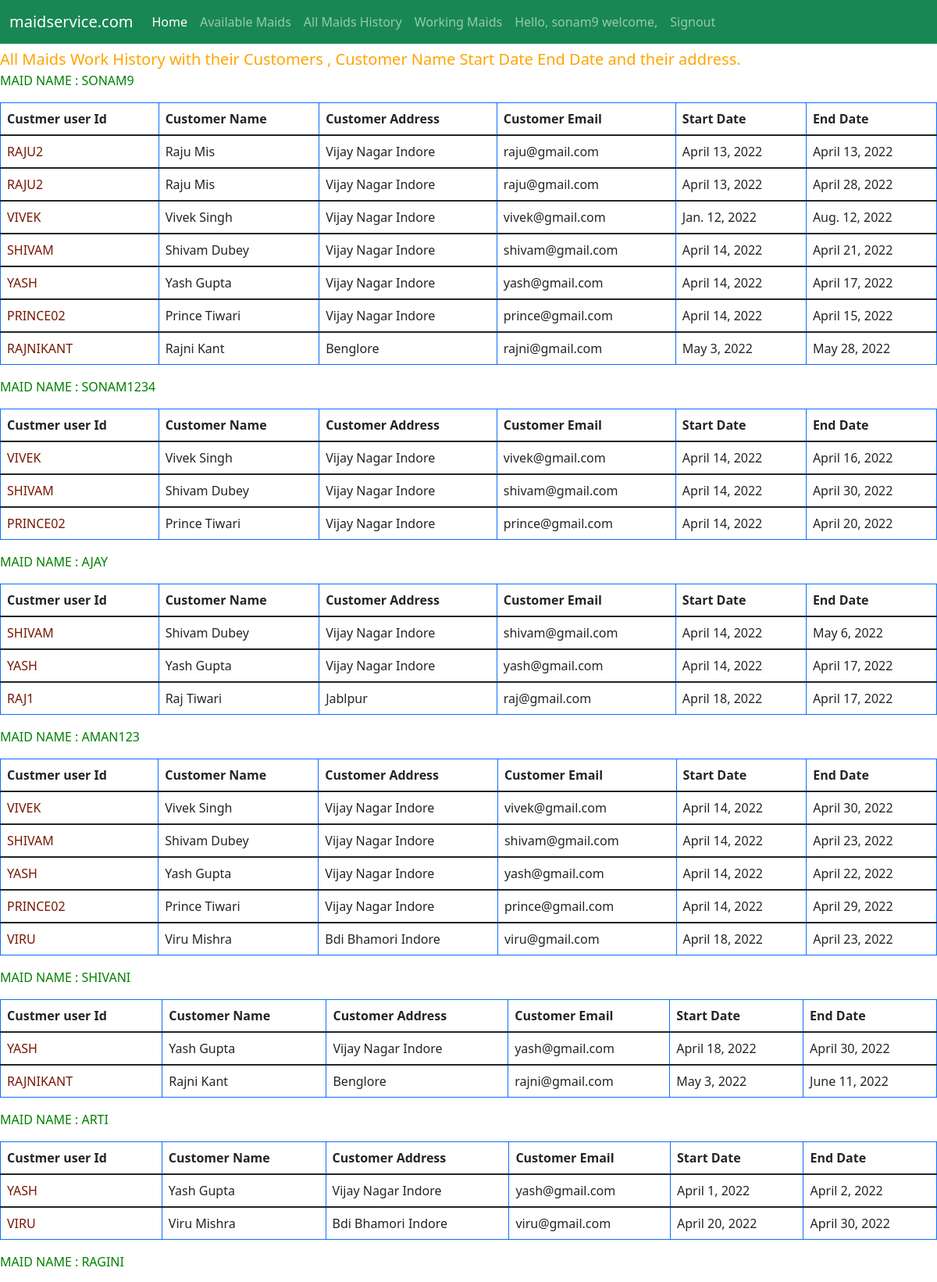
Page /maid/history/ (signed in, upper part) on the committed database.
### maid/models.py (models this page shows, shortened)
class UserProfile(models.Model):
	role = [
		('customer','customer'),
		('maid','maid'),
	]
	user = models.OneToOneField(User, on_delete=models.CASCADE)
	user_role = models.CharField(max_length=30,choices = role,default='customer')
	addhar = models.IntegerField(null = True,blank = True)
	mobile_number = models.IntegerField()
	address = models.CharField(max_length=200)
	work_type  = models.CharField(max_length=30,null=True,blank = True)
	def __str__(self):
		return self.user.username

class MaidAssign(models.Model):
	user_customer = models.ForeignKey(User,on_delete=models.CASCADE,related_name = 'customer_user')
	maid_user = models.ForeignKey(User,on_delete=models.CASCADE)
	start_date = models.DateField()
	end_date = models.DateField()
	updated_date = models.DateField(null = True)
	is_working = models.BooleanField(default=False,null = True,blank = True)

### maid/views.py (the view)
# urls.py: path('history/',views.work_history_of_maid, name = 'maid_work_history'),
def work_history_of_maid(request):
	maids = UserProfile.objects.filter(user_role = 'maid')
	list_of_maid_with_customer = []
	for maid in maids:
		list_of_maid_with_customer.append({maid:maid.user.maidassign_set.all()})
	return render(request,'maid/maid_work_history.html',{'list_of_maid_with_customer':list_of_maid_with_customer})

### maid/templates/maid/maid_work_history.html (shortened to what this page needs)
{% extends "maid/base.html" %}
{% block content %}
	<div style="color : orange; font-size: 20px;">
		<marquee behavior="alternate" direction="left">All Maids Work  History with their Customers , Customer Name Start Date End Date and their address.</marquee>
	</div>
	{% for customer in list_of_maid_with_customer%}
		{% for key, value in customer.items %}
			<p style="text-transform : uppercase; color: green;">Maid Name :  {{ key }} </p>
			<table class="table table-bordered border-primary">
				<thead>
					<tr>
						<th scope="col">Custmer user Id</th>
						<th scope="col">Customer Name</th>
						<th scope="col">Customer Address </th>
						<th scope="col">Customer Email </th>
						<th scope="col">Start Date</th>
						<th scope="col">End Date</th>
					</tr>
				</thead>
				{%for customer in value%}
					{% with current_customer=customer.user_customer %}
						<tbody>
							<tr>
								<td style="text-transform: uppercase; color: #761803 ;">{{current_customer.username}} </td>
								<td style="text-transform: capitalize;">{{current_customer.first_name}}  {{current_customer.last_name}}</td>
								<td style="text-transform: capitalize;">{{current_customer.userprofile.address}} </td>
								<td>{{current_customer.email}}</td>
								<td>{{customer.start_date}}</td>
								<td>{{customer.end_date}}</td>
							</tr>
						</tbody>
					{% endwith %}
				{%endfor%}
			</table>
		{% endfor %}
	{% endfor %}
{% endblock %}

### maid/templates/maid/base.html (shortened to what this page needs)
{% load static %}
<!DOCTYPE html>
<html>
	<head>
		{% block stylesheets %}
			<link href="https://cdn.jsdelivr.net/npm/bootstrap@5.1.3/dist/css/bootstrap.min.css" rel="stylesheet">
			<link rel="stylesheet" type="text/css" href="{% static 'maid/style.css' %}">
		{% endblock stylesheets %}
	</head>
	<body>
		<div  id="navbar_nav">
			<nav class="navbar navbar-expand-lg  navbar-dark bg-success">
				<div class="container-fluid">
					<a class="navbar-brand" href="/maid/">maidservice.com</a>
					<div class="collapse navbar-collapse" id="navbarNavAltMarkup">
						<div class="navbar-nav">
							<a class="nav-link active" aria-current="page" href="/maid/">Home</a>
							{% if user.is_authenticated %}
								<a class="nav-link" href="/maid/maid_work_detail/">Available Maids</a>
								<a class="nav-link" href="/maid/history/">All Maids History</a>
								<a class="nav-link" href="/maid/workedmaid">Working Maids</a>
								<a class="nav-link"> Hello, {{ request.user.username }} welcome,  </a>
								<a class="nav-link" href="/maid/logout/">Signout</a>
							{% else %}
								<a class="nav-link" href="/maid/login/">Login</a>
								<a class="nav-link" href="/maid/signup/">Sign Up</a>
							{% endif %}
						</div>
					</div>
				</div>
			</nav>
		</div>
		<div id="content">
			{% block content %}{% endblock %}
		</div>
	</body>
</html>

### maid/static/maid/style.css (style rules this page uses)
#content { padding-bottom: 15px; padding-top: 5px; width: 100%; }

### rows in the picture
UserProfile: user.username "SONAM9"
MaidAssign: user_customer.username "RAJU2", user_customer.first_name "Raju", user_customer.last_name "Mis", user_customer.userprofile.address "Vijay Nagar Indore", user_customer.email "raju@gmail.com", start_date "April 13, 2022", end_date "April 13, 2022"
MaidAssign: user_customer.username "RAJU2", user_customer.first_name "Raju", user_customer.last_name "Mis", user_customer.userprofile.address "Vijay Nagar Indore", user_customer.email "raju@gmail.com", start_date "April 13, 2022", end_date "April 28, 2022"
MaidAssign: user_customer.username "VIVEK", user_customer.first_name "Vivek", user_customer.last_name "Singh", user_customer.userprofile.address "Vijay Nagar Indore", user_customer.email "vivek@gmail.com", start_date "Jan. 12, 2022", end_date "Aug. 12, 2022"
MaidAssign: user_customer.username "SHIVAM", user_customer.first_name "Shivam", user_customer.last_name "Dubey", user_customer.userprofile.address "Vijay Nagar Indore", user_customer.email "shivam@gmail.com", start_date "April 14, 2022", end_date "April 21, 2022"
MaidAssign: user_customer.username "YASH", user_customer.first_name "Yash", user_customer.last_name "Gupta", user_customer.userprofile.address "Vijay Nagar Indore", user_customer.email "yash@gmail.com", start_date "April 14, 2022", end_date "April 17, 2022"
MaidAssign: user_customer.username "PRINCE02", user_customer.first_name "Prince", user_customer.last_name "Tiwari", user_customer.userprofile.address "Vijay Nagar Indore", user_customer.email "prince@gmail.com", start_date "April 14, 2022", end_date "April 15, 2022"
MaidAssign: user_customer.username "RAJNIKANT", user_customer.first_name "Rajni", user_customer.last_name "Kant", user_customer.userprofile.address "Benglore", user_customer.email "rajni@gmail.com", start_date "May 3, 2022", end_date "May 28, 2022"
UserProfile: user.username "SONAM1234"
MaidAssign: user_customer.username "VIVEK", user_customer.first_name "Vivek", user_customer.last_name "Singh", user_customer.userprofile.address "Vijay Nagar Indore", user_customer.email "vivek@gmail.com", start_date "April 14, 2022", end_date "April 16, 2022"
MaidAssign: user_customer.username "SHIVAM", user_customer.first_name "Shivam", user_customer.last_name "Dubey", user_customer.userprofile.address "Vijay Nagar Indore", user_customer.email "shivam@gmail.com", start_date "April 14, 2022", end_date "April 30, 2022"
MaidAssign: user_customer.username "PRINCE02", user_customer.first_name "Prince", user_customer.last_name "Tiwari", user_customer.userprofile.address "Vijay Nagar Indore", user_customer.email "prince@gmail.com", start_date "April 14, 2022", end_date "April 20, 2022"
UserProfile: user.username "AJAY"
MaidAssign: user_customer.username "SHIVAM", user_customer.first_name "Shivam", user_customer.last_name "Dubey", user_customer.userprofile.address "Vijay Nagar Indore", user_customer.email "shivam@gmail.com", start_date "April 14, 2022", end_date "May 6, 2022"
MaidAssign: user_customer.username "YASH", user_customer.first_name "Yash", user_customer.last_name "Gupta", user_customer.userprofile.address "Vijay Nagar Indore", user_customer.email "yash@gmail.com", start_date "April 14, 2022", end_date "April 17, 2022"
MaidAssign: user_customer.username "RAJ1", user_customer.first_name "Raj", user_customer.last_name "Tiwari", user_customer.userprofile.address "Jablpur", user_customer.email "raj@gmail.com", start_date "April 18, 2022", end_date "April 17, 2022"
UserProfile: user.username "AMAN123"
MaidAssign: user_customer.username "VIVEK", user_customer.first_name "Vivek", user_customer.last_name "Singh", user_customer.userprofile.address "Vijay Nagar Indore", user_customer.email "vivek@gmail.com", start_date "April 14, 2022", end_date "April 30, 2022"
MaidAssign: user_customer.username "SHIVAM", user_customer.first_name "Shivam", user_customer.last_name "Dubey", user_customer.userprofile.address "Vijay Nagar Indore", user_customer.email "shivam@gmail.com", start_date "April 14, 2022", end_date "April 23, 2022"
MaidAssign: user_customer.username "YASH", user_customer.first_name "Yash", user_customer.last_name "Gupta", user_customer.userprofile.address "Vijay Nagar Indore", user_customer.email "yash@gmail.com", start_date "April 14, 2022", end_date "April 22, 2022"
MaidAssign: user_customer.username "PRINCE02", user_customer.first_name "Prince", user_customer.last_name "Tiwari", user_customer.userprofile.address "Vijay Nagar Indore", user_customer.email "prince@gmail.com", start_date "April 14, 2022", end_date "April 29, 2022"
MaidAssign: user_customer.username "VIRU", user_customer.first_name "Viru", user_customer.last_name "Mishra", user_customer.userprofile.address "Bdi Bhamori Indore", user_customer.email "viru@gmail.com", start_date "April 18, 2022", end_date "April 23, 2022"
UserProfile: user.username "SHIVANI"
MaidAssign: user_customer.username "YASH", user_customer.first_name "Yash", user_customer.last_name "Gupta", user_customer.userprofile.address "Vijay Nagar Indore", user_customer.email "yash@gmail.com", start_date "April 18, 2022", end_date "April 30, 2022"
MaidAssign: user_customer.username "RAJNIKANT", user_customer.first_name "Rajni", user_customer.last_name "Kant", user_customer.userprofile.address "Benglore", user_customer.email "rajni@gmail.com", start_date "May 3, 2022", end_date "June 11, 2022"
UserProfile: user.username "ARTI"
MaidAssign: user_customer.username "YASH", user_customer.first_name "Yash", user_customer.last_name "Gupta", user_customer.userprofile.address "Vijay Nagar Indore", user_customer.email "yash@gmail.com", start_date "April 1, 2022", end_date "April 2, 2022"
MaidAssign: user_customer.username "VIRU", user_customer.first_name "Viru", user_customer.last_name "Mishra", user_customer.userprofile.address "Bdi Bhamori Indore", user_customer.email "viru@gmail.com", start_date "April 20, 2022", end_date "April 30, 2022"
UserProfile: user.username "RAGINI"

### other values in the picture
{{ request.user.username }} "sonam9"
